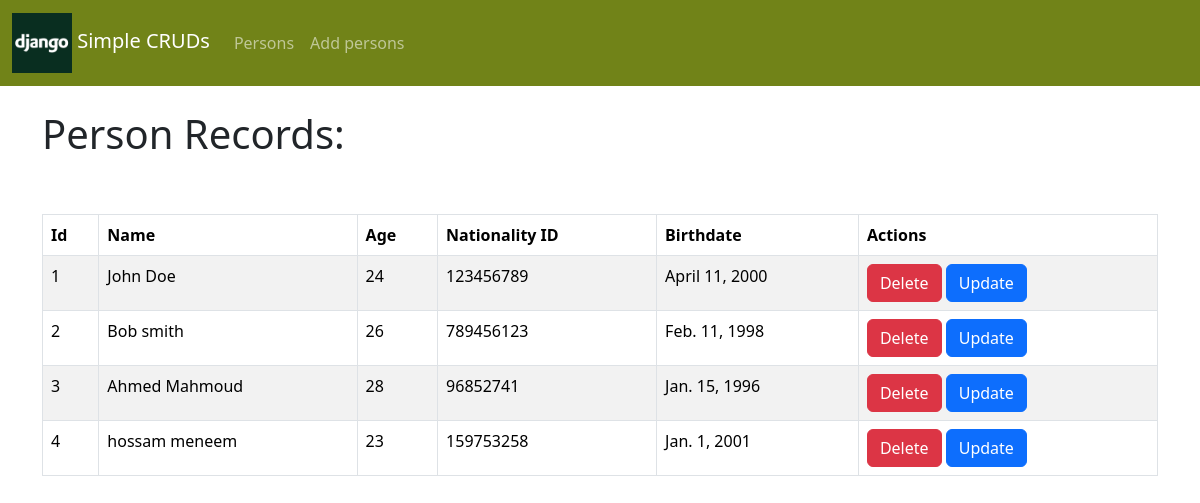
The app's page /persons, older data.
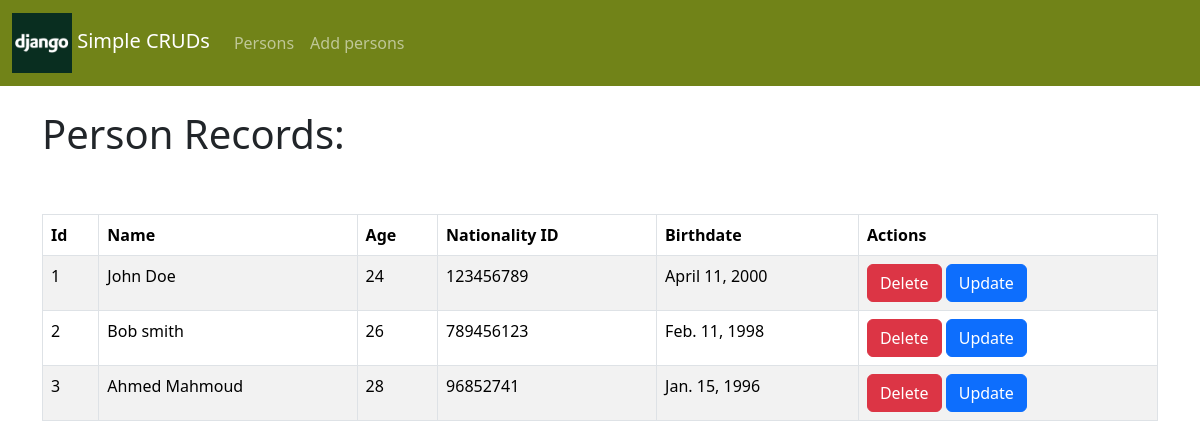
The same page, newer data.
### app/models.py (models this page shows, shortened)
class Person(models.Model):
    name = models.CharField(max_length=100)
    age = models.IntegerField()
    nationalityID = models.IntegerField()
    birthDate = models.DateField()

### app/views.py (the view)
# urls.py: path('persons', views.listPersons, name='persons'),
def listPersons(request):
    persons = Person.objects.all()
    return render(request, "persons.html", {"persons": persons})

### app/templates/persons.html (shortened to what this page needs)
    {% extends 'base.html' %}
    {% block content %}
    <h1>Person Records:</h1>
    <br><br>
    <table class="table table-bordered table-striped">
      <thead class="thead-dark">
          <tr>
              <th scope="col">Id</th>
              <th scope="col">Name</th>
              <th scope="col">Age</th>
              <th scope="col">Nationality ID</th>
              <th scope="col">Birthdate</th>
              <th scope="col">Actions</th>
          </tr>
      </thead>
      <tbody>
          {% for person in persons %}
          <tr>
              <td>{{ person.id }}</td>
              <td>{{ person.name }}</td>
              <td>{{ person.age }}</td>
              <td>{{ person.nationalityID }}</td>
              <td>{{ person.birthDate }}</td>
              <td>
                  <a href="#" onclick="confirmDelete({{ person.id }})" class="btn btn-danger">Delete</a>
                  <a href="{% url 'updatePerson' person.id %}" class="btn btn-primary">Update</a>
              </td>
          </tr>
          {% endfor %}
      </tbody>
  </table>
      {% endblock %}

Row changes from the older to the newer data that the page shows:
removed Person: id "4", name "hossam meneem", age "23", nationalityID "159753258", birthDate "Jan. 1, 2001"
